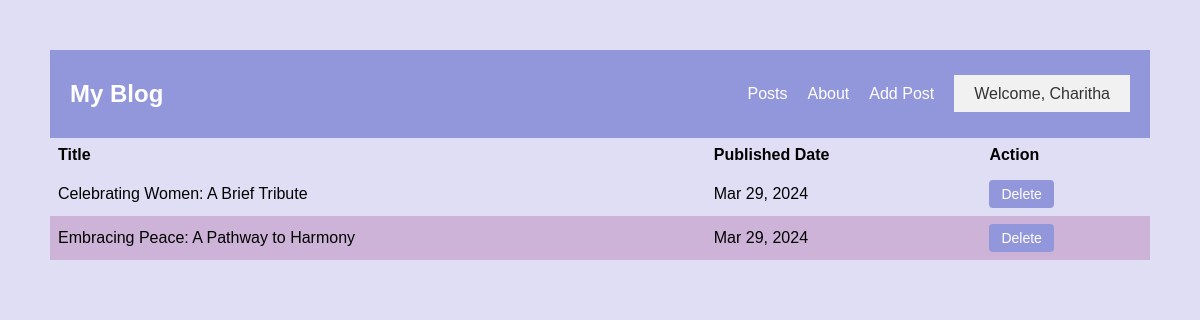
Page /user_dashboard/ (signed in) on the committed database.
### blog/models.py (models this page shows, shortened)
class Post(models.Model):
    post_id = models.BigAutoField(primary_key=True)
    title = models.CharField(max_length=120)
    content = models.TextField()
    image = models.ImageField(upload_to=upload_location)
    published_at = models.DateTimeField(default=timezone.now)
    author = models.ForeignKey(User, on_delete=models.CASCADE)
    class Meta:
        ordering = ['-published_at']

### blog/views.py (the view)
# urls.py: path('user_dashboard/', views.user_dashboard, name='user_dashboard'),
@login_required
def user_dashboard(request):
    user_posts = Post.objects.filter(author=request.user)
    for post in user_posts:
        print(post.post_id)
    return render(request, 'blog/user_dashboard.html', {'user_posts': user_posts})

### blog/templates/blog/user_dashboard.html (shortened to what this page needs)
{% extends 'base.html' %}
{% block content %}
<table class="table">
    <thead>
        <tr>
            <th>Title</th>
            <th>Published Date</th>
            <th>Action</th>
        </tr>
    </thead>
    <tbody>
        {% for post in user_posts %}
        <tr>
            <td>{{ post.title }}</td>
            <td>{{ post.published_at | date:"M d, Y" }}</td>
            <td>
                <form action="{% url 'delete_post' post.post_id %}" method="post" style="display: inline;">
                    <button type="submit" class="btn btn-delete btn-sm">Delete</button>
                </form>
            </td>
        </tr>
        {% endfor %}
    </tbody>
</table>
{% endblock content %}

### templates/base.html (shortened to what this page needs)
{%load static %}
<!DOCTYPE html>
<html lang="en">
  <head>
    <link rel="stylesheet" href="{% static 'css/style.css' %}" />
  </head>
  <body>
    <nav class="navbar">
      <div class="container">
          <h1 class="logo">My Blog</h1>
          <ul class="nav-links">
                <li><a href="{% url 'posts' %}">Posts</a></li>
                <li><a href="{% url 'about' %}">About</a></li>
                <li><a href="{% url 'post-create' %}">Add Post</a></li>
                {% if user.is_authenticated %}
                <div class="dropdown">
                  <a href="#" class="dropdown-button">Welcome, {{ user.username }}</a>
               </div>
                {% else %}
                    <li><a href="{% url 'register' %}">Register</a></li>
                    <li><a href="{% url 'login' %}">Login</a></li>
                {% endif %}
        </ul>
      </div>
  </nav>
    {%block content%}
    {%endblock content%}
  </body>
</html>

### static/css/style.css (style rules this page uses)
body { margin: 50px; padding: 0; font-family: Arial, sans-serif; background-color: #e0def4; }
.navbar { background-color: #9297db; color: #fff; padding: 10px 0; }
.container { max-width: 1200px; margin: 20px auto; padding: 0px 20px; display: flex; justify-content: space-between; align-items: center; }
.logo { margin: 0; }
.nav-links { list-style-type: none; margin: 0; padding: 0; display: flex; }
.nav-links li { margin-right: 20px; }
.nav-links li a { color: #fff; text-decoration: none; }
.dropdown { position: relative; display: inline-block; }
.dropdown-button { background-color: #f1f1f1; color: #333; padding: 10px 20px; border: none; cursor: pointer; text-decoration: none; }
.table { width: 100%; border-collapse: collapse; }
.table th { background-color: #e0def4; padding: 8px; text-align: left; }
.table tbody tr:nth-child(even) { background-color: #cdb3d8; }
.table td { padding: 8px; }
.btn-delete { background-color: #9297db; color: #fff; border: none; padding: 6px 12px; text-align: center; text-decoration: none; display: inline-block; font-size: 14px; cursor: pointer; border-radius: 4px; }

### rows in the picture
Post: title "Celebrating Women: A Brief Tribute", published_at "Mar 29, 2024"
Post: title "Embracing Peace: A Pathway to Harmony", published_at "Mar 29, 2024"

### other values in the picture
{{ user.username }} "Charitha"
